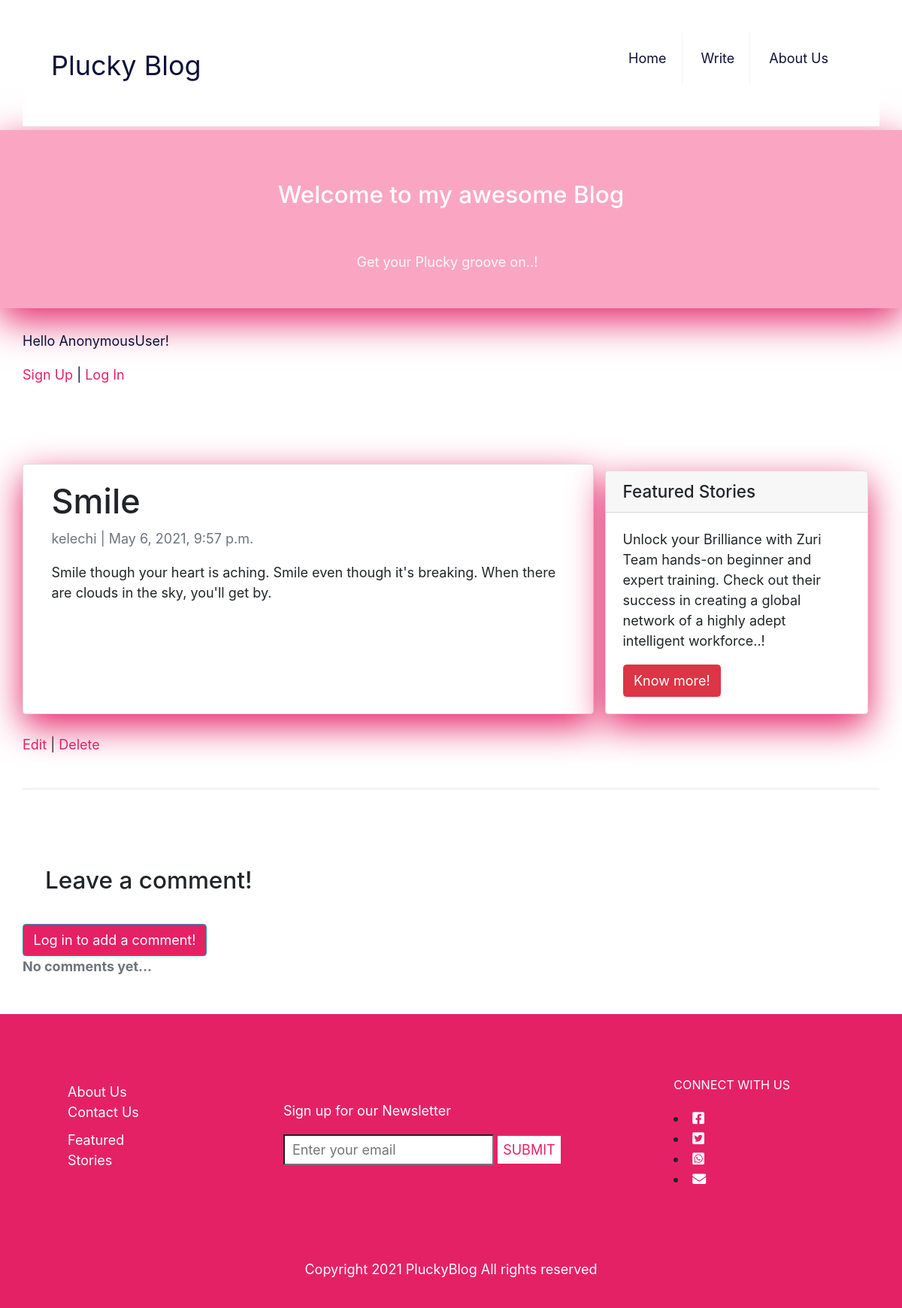
/post/5/, run on the app's committed database.
### pluckyblog/models.py (models this page shows, shortened)
class Post(models.Model):
    title = models.CharField(max_length=200, unique=True)
    author = models.ForeignKey(
        'auth.User',
        on_delete=models.SET_NULL, null=True,
        related_name='posts',
    )
    date_updated = models.DateTimeField(default=timezone.now)
    body = models.TextField()
    date_posted = models.DateTimeField(default=timezone.now)
    status = models.IntegerField(choices=STATUS, default=0)
    class Meta:
        ordering = ['-date_posted']

### pluckyblog/views.py (the view, shortened to what this page needs)
# urls.py: path('post/<int:pk>/', BlogDetailView.as_view(),
class BlogDetailView(DetailView):
    model = Post
    template_name = 'post_detail.html'
    def get_context_data(self, **kwargs):
        data = super().get_context_data(**kwargs)
        comments_connected = Comment.objects.filter(
            post_connected=self.get_object()).order_by('-date_posted')
        data['comments'] = comments_connected
        if self.request.user.is_authenticated:
            data['comment_form'] = NewCommentForm(instance=self.request.user)
        return data

### templates/post_detail.html
{% extends 'base.html' %} {% block content %}
<main>
 <div class="container">
    <div class="row">
      <div class="col-md-8 card mb-4  mt-3 left  top">
        <div class="card-body">
          <h1>{% block title %} {{ object.title }} {% endblock title %}</h1>
          <p class=" text-muted">{{ post.author }} | {{ post.date_posted}}</p>
          <p class="card-text ">{{ object.body | safe }}</p>
        </div>
      </div>
      {% block sidebar %}
 <div class="col-md-4 float-right">
  <div class="card my-4">
    <h5 class="card-header">Featured Stories</h5>
    <div class="card-body">
      <p class="card-text">
        Unlock your Brilliance with Zuri Team hands-on beginner and expert training.
        Check out their success in creating a global network of a highly adept intelligent workforce..!
      </p>
      <a
        href="https://zuri.team/"
        class="btn btn-danger"
        >Know more!</a
      >
    </div>
  </div>
</div>
 {% endblock sidebar %}
    </div>
  </div>
  <a href="{% url 'post_edit' post.pk %}">Edit</a> |
  <a href="{% url 'post_delete' post.pk %}">Delete</a>
  <br /><br />
  <hr />
  <br /><br />
  <h3>Leave a comment!</h3>
  <div id="comments_section">
    {% if user.is_authenticated %}
    <form method="POST">
      {% csrf_token %}
      <div class="form-group">
        {{ comment_form }}
        <button class="btn btn-info" type="submit">
          Add comment <i class="fas fa-comments"></i>
        </button>
      </div>
    </form>
    {% else %}
    <a
      class="btn btn-outline-info"
      href="{% url 'login' %}?next={{request.path}}"
      >Log in to add a comment!</a
    ><br />
    {% endif %} {% if comments %}
    <strong class="text-secondary"
      {{ object.number_of_comments }} Comment{{
      object.number_of_comments|pluralize }}</strong
    ></strong>
    <br />
    <ul>
      {% for comment in comments %}
      <li>
        <div>
          <span>
            <strong class="text-info">{{ comment.author }} </strong>
            <small class="text-muted">{{ comment.date_posted }}</small>
          </span>
          <p>{{ comment.body|safe }}</p>
        </div>
      </li>
      {% endfor %}
    </ul>
    {% else %}
    <strong class="text-secondary">No comments yet...</strong>
    {% endif %}
  </div>
</main>
{% endblock content %}

### static/css/base.css (style rules this page uses)
html { box-sizing: border-box; font-family: Arial, Helvetica, sans-serif; font-size: 18px; }
*, *::before, *::after { font-weight: inherit; margin: 0; padding: 0; border-radius: 0; box-sizing: inherit; }
a.btn.btn-danger { color: #FFF; }
main a { color: #e52165; }
h3 { padding: 30px 30px 30px; }
main { padding: 50px 30px; display: block; column-gap: 10px; }
p { display: block; margin-block-start: 1em; margin-block-end: 1em; margin-inline-start: 0px; margin-inline-end: 0px; }
.card { box-shadow: 0 16px 48px #e52165; }
a.btn.btn-outline-info { background-color: #e52165; color: #FFF; box-shadow: #e52165; }

### data on the page
Post: title "Smile", author "kelechi", date_posted "May 6, 2021, 9:57 p.m.", body "Smile though your heart is aching. Smile even though it's breaking. When there are clouds in the sky, you'll get by."

### other printed values
{{ request.user }} "AnonymousUser"
